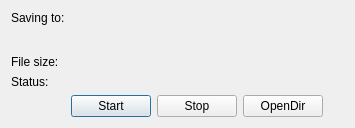
<?xml version="1.0" encoding="UTF-8"?>
<ui version="4.0">
 <class>DirectDiskDialog</class>
 <widget class="QDialog" name="DirectDiskDialog">
  <property name="geometry">
   <rect>
    <x>0</x>
    <y>0</y>
    <width>355</width>
    <height>128</height>
   </rect>
  </property>
  <property name="minimumSize">
   <size>
    <width>355</width>
    <height>120</height>
   </size>
  </property>
  <property name="maximumSize">
   <size>
    <width>16777215</width>
    <height>16777215</height>
   </size>
  </property>
  <property name="windowTitle">
   <string>Form</string>
  </property>
  <property name="sizeGripEnabled">
   <bool>false</bool>
  </property>
  <layout class="QGridLayout" name="gridLayout">
   <item row="2" column="0">
    <widget class="QLabel" name="label_3">
     <property name="text">
      <string>Status:</string>
     </property>
     <property name="alignment">
      <set>Qt::AlignLeading|Qt::AlignLeft|Qt::AlignTop</set>
     </property>
    </widget>
   </item>
   <item row="1" column="1" colspan="5">
    <widget class="QLabel" name="filesize">
     <property name="text">
      <string/>
     </property>
     <property name="alignment">
      <set>Qt::AlignLeading|Qt::AlignLeft|Qt::AlignTop</set>
     </property>
    </widget>
   </item>
   <item row="1" column="0">
    <widget class="QLabel" name="label_2">
     <property name="minimumSize">
      <size>
       <width>0</width>
       <height>0</height>
      </size>
     </property>
     <property name="maximumSize">
      <size>
       <width>60</width>
       <height>16777215</height>
      </size>
     </property>
     <property name="text">
      <string>File size:</string>
     </property>
     <property name="alignment">
      <set>Qt::AlignLeading|Qt::AlignLeft|Qt::AlignTop</set>
     </property>
    </widget>
   </item>
   <item row="0" column="0" colspan="2">
    <widget class="QLabel" name="label">
     <property name="minimumSize">
      <size>
       <width>0</width>
       <height>0</height>
      </size>
     </property>
     <property name="maximumSize">
      <size>
       <width>60</width>
       <height>16777215</height>
      </size>
     </property>
     <property name="text">
      <string>Saving to:</string>
     </property>
     <property name="alignment">
      <set>Qt::AlignLeading|Qt::AlignLeft|Qt::AlignTop</set>
     </property>
    </widget>
   </item>
   <item row="0" column="2" colspan="4">
    <widget class="QLabel" name="filepath">
     <property name="sizePolicy">
      <sizepolicy hsizetype="Preferred" vsizetype="Expanding">
       <horstretch>0</horstretch>
       <verstretch>0</verstretch>
      </sizepolicy>
     </property>
     <property name="minimumSize">
      <size>
       <width>0</width>
       <height>40</height>
      </size>
     </property>
     <property name="baseSize">
      <size>
       <width>0</width>
       <height>0</height>
      </size>
     </property>
     <property name="text">
      <string/>
     </property>
     <property name="textFormat">
      <enum>Qt::PlainText</enum>
     </property>
     <property name="alignment">
      <set>Qt::AlignLeading|Qt::AlignLeft|Qt::AlignTop</set>
     </property>
     <property name="wordWrap">
      <bool>true</bool>
     </property>
    </widget>
   </item>
   <item row="2" column="1" colspan="5">
    <widget class="QLabel" name="status">
     <property name="text">
      <string/>
     </property>
     <property name="alignment">
      <set>Qt::AlignLeading|Qt::AlignLeft|Qt::AlignTop</set>
     </property>
    </widget>
   </item>
   <item row="3" column="2">
    <widget class="QPushButton" name="startButton">
     <property name="toolTip">
      <string>Start recoding to file</string>
     </property>
     <property name="text">
      <string>Start</string>
     </property>
    </widget>
   </item>
   <item row="3" column="3">
    <widget class="QPushButton" name="stopButton">
     <property name="sizePolicy">
      <sizepolicy hsizetype="Minimum" vsizetype="Fixed">
       <horstretch>0</horstretch>
       <verstretch>0</verstretch>
      </sizepolicy>
     </property>
     <property name="toolTip">
      <string>Stop recoding to file</string>
     </property>
     <property name="text">
      <string>Stop</string>
     </property>
    </widget>
   </item>
   <item row="3" column="4">
    <widget class="QPushButton" name="opendirButton">
     <property name="toolTip">
      <string>Open Saving to Containing Folder In Explorer</string>
     </property>
     <property name="text">
      <string>OpenDir</string>
     </property>
    </widget>
   </item>
   <item row="3" column="5">
    <spacer name="horizontalSpacer">
     <property name="orientation">
      <enum>Qt::Horizontal</enum>
     </property>
     <property name="sizeHint" stdset="0">
      <size>
       <width>131</width>
       <height>20</height>
      </size>
     </property>
    </spacer>
   </item>
  </layout>
 </widget>
 <resources/>
 <connections/>
</ui>
